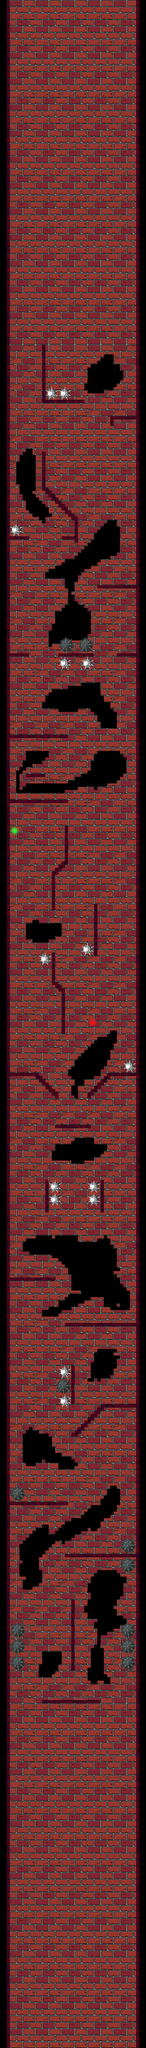

Below is a game level as drawn by its tile map, then a one-line description and the .tmx that defines it (tile-layer data replaced by summaries):
An orthogonal 45x630 tile map with 32x32 px tiles, 4 tile layers (background, walls, teleports, dead_things), 2 tilesets and 147 objects.

<map version="1.9" tiledversion="1.9.2" orientation="orthogonal" renderorder="right-down" width="45" height="630" tilewidth="32" tileheight="32" infinite="0" nextlayerid="20" nextobjectid="300">
 <tileset firstgid="1" source="map_sprite.tsx" />
 <tileset firstgid="1025" source="../map_sprite.tsx" />
 <layer id="16" name="background" width="45" height="630">
  <data>[28350 cells, 0 non-empty, 0 distinct tile ids]</data>
 </layer>
 <layer id="2" name="walls" width="45" height="630">
  <data>[28350 cells, 23505 non-empty, 135 distinct tile ids]</data>
 </layer>
 <layer id="3" name="teleports" width="45" height="630">
  <data>[28350 cells, 18 non-empty, 18 distinct tile ids]</data>
 </layer>
 <layer id="5" name="dead_things" width="45" height="630">
  <data>[28350 cells, 524 non-empty, 82 distinct tile ids]</data>
 </layer>
 <objectgroup id="6" name="walls">
  <object id="148" x="-192" y="0" width="288" height="20160" />
  <object id="149" x="1344" y="0" width="320" height="20160" />
 </objectgroup>
 <objectgroup id="7" name="walls_inside_tower">
  <object id="150" x="416" y="3392" width="32" height="576" />
  <object id="151" x="416" y="3936" width="416" height="32" />
  <object id="152" x="1088" y="4096" width="32" height="96" />
  <object id="153" x="1088" y="4096" width="288" height="32" />
  <object id="154" x="416" y="4448" width="32" height="384" />
  <object id="155" x="416" y="4800" width="64" height="32" />
  <object id="156" x="448" y="4800" width="32" height="64" />
  <object id="157" x="448" y="4832" width="64" height="32" />
  <object id="158" x="480" y="4832" width="32" height="64" />
  <object id="159" x="480" y="4864" width="64" height="32" />
  <object id="160" x="512" y="4864" width="32" height="64" />
  <object id="161" x="512" y="4896" width="64" height="32" />
  <object id="162" x="544" y="4896" width="32" height="64" />
  <object id="163" x="544" y="4928" width="64" height="32" />
  <object id="164" x="576" y="4928" width="32" height="64" />
  <object id="165" x="576" y="4960" width="64" height="32" />
  <object id="166" x="608" y="4960" width="32" height="64" />
  <object id="167" x="608" y="4992" width="64" height="32" />
  <object id="168" x="640" y="4992" width="32" height="64" />
  <object id="169" x="640" y="5024" width="64" height="32" />
  <object id="170" x="672" y="5024" width="32" height="64" />
  <object id="171" x="672" y="5056" width="64" height="32" />
  <object id="172" x="704" y="5056" width="32" height="64" />
  <object id="173" x="704" y="5088" width="64" height="32" />
  <object id="174" x="736" y="5088" width="32" height="256" />
  <object id="175" x="608" y="5280" width="160" height="32" />
  <object id="176" x="64" y="5280" width="224" height="32" />
  <object id="177" x="960" y="5760" width="416" height="32" />
  <object id="178" x="64" y="6432" width="224" height="32" />
  <object id="179" x="576" y="6432" width="352" height="32" />
  <object id="180" x="1152" y="6432" width="224" height="32" />
  <object id="181" x="64" y="7232" width="608" height="32" />
  <object id="182" x="256" y="7616" width="192" height="32" />
  <object id="183" x="64" y="7872" width="608" height="32" />
  <object id="184" x="640" y="8128" width="32" height="384" />
  <object id="185" x="608" y="8480" width="64" height="32" />
  <object id="186" x="608" y="8480" width="32" height="64" />
  <object id="187" x="576" y="8512" width="64" height="32" />
  <object id="188" x="576" y="8512" width="32" height="64" />
  <object id="189" x="544" y="8544" width="64" height="32" />
  <object id="190" x="544" y="8544" width="32" height="64" />
  <object id="191" x="512" y="8576" width="64" height="32" />
  <object id="192" x="512" y="8576" width="32" height="384" />
  <object id="193" x="928" y="8896" width="32" height="512" />
  <object id="194" x="512" y="9376" width="32" height="320" />
  <object id="195" x="512" y="9664" width="64" height="32" />
  <object id="196" x="544" y="9664" width="32" height="64" />
  <object id="197" x="544" y="9696" width="64" height="32" />
  <object id="198" x="576" y="9696" width="32" height="64" />
  <object id="199" x="576" y="9728" width="64" height="32" />
  <object id="200" x="608" y="9728" width="32" height="448" />
  <object id="201" x="64" y="10560" width="320" height="32" />
  <object id="202" x="352" y="10560" width="32" height="64" />
  <object id="203" x="352" y="10592" width="64" height="32" />
  <object id="204" x="384" y="10592" width="32" height="64" />
  <object id="205" x="384" y="10624" width="64" height="32" />
  <object id="206" x="416" y="10624" width="32" height="64" />
  <object id="207" x="416" y="10656" width="64" height="32" />
  <object id="208" x="448" y="10656" width="32" height="64" />
  <object id="209" x="448" y="10688" width="64" height="32" />
  <object id="210" x="480" y="10688" width="32" height="64" />
  <object id="211" x="480" y="10720" width="64" height="32" />
  <object id="212" x="512" y="10720" width="32" height="64" />
  <object id="213" x="512" y="10752" width="64" height="32" />
  <object id="214" x="544" y="10752" width="32" height="64" />
  <object id="215" x="864" y="10752" width="32" height="64" />
  <object id="216" x="864" y="10752" width="64" height="32" />
  <object id="217" x="896" y="10720" width="32" height="64" />
  <object id="218" x="896" y="10720" width="64" height="32" />
  <object id="219" x="928" y="10688" width="32" height="64" />
  <object id="220" x="928" y="10688" width="64" height="32" />
  <object id="221" x="960" y="10656" width="32" height="64" />
  <object id="222" x="960" y="10656" width="64" height="32" />
  <object id="223" x="992" y="10624" width="32" height="64" />
  <object id="224" x="992" y="10624" width="64" height="32" />
  <object id="225" x="1024" y="10592" width="32" height="64" />
  <object id="226" x="1024" y="10592" width="64" height="32" />
  <object id="227" x="1056" y="10560" width="32" height="64" />
  <object id="228" x="1056" y="10560" width="320" height="32" />
  <object id="229" x="544" y="11072" width="352" height="32" />
  <object id="230" x="448" y="11616" width="32" height="320" />
  <object id="231" x="992" y="11616" width="32" height="320" />
  <object id="232" x="64" y="12576" width="480" height="32" />
  <object id="233" x="640" y="13024" width="736" height="32" />
  <object id="234" x="704" y="13440" width="32" height="384" />
  <object id="235" x="992" y="13824" width="384" height="32" />
  <object id="236" x="992" y="13824" width="32" height="64" />
  <object id="237" x="960" y="13856" width="64" height="32" />
  <object id="238" x="960" y="13856" width="32" height="64" />
  <object id="239" x="928" y="13888" width="64" height="32" />
  <object id="240" x="928" y="13888" width="32" height="64" />
  <object id="241" x="896" y="13920" width="64" height="32" />
  <object id="242" x="896" y="13920" width="32" height="64" />
  <object id="243" x="864" y="13952" width="64" height="32" />
  </objectgroup>
 <objectgroup id="8" name="coins">
  <properties>
   <property name="tp" value="1" />
  </properties>
  <!-- 9 objects omitted --></objectgroup>
 <objectgroup id="9" name="dead_things">
  <!-- 19 objects omitted --></objectgroup>
 <objectgroup id="10" name="moving_beams">
  <!-- 2 objects omitted --></objectgroup>
 <objectgroup id="11" name="walking_enemies">
  <!-- 1 objects omitted --></objectgroup>
 <objectgroup id="12" name="spins">
  <!-- 1 objects omitted --></objectgroup>
 <objectgroup id="13" name="body_parts_restorer">
  <!-- 1 objects omitted --></objectgroup>
 <objectgroup id="14" name="dragons" />
 <objectgroup id="15" name="hounter">
  <!-- 1 objects omitted --></objectgroup>
 <objectgroup id="17" name="changing_pos_beams" />
 <objectgroup id="18" name="spider_webs" />
 <objectgroup id="19" name="teleports">
  <!-- 2 objects omitted --></objectgroup>
</map>
<!-- 51 of 147 objects omitted -->
